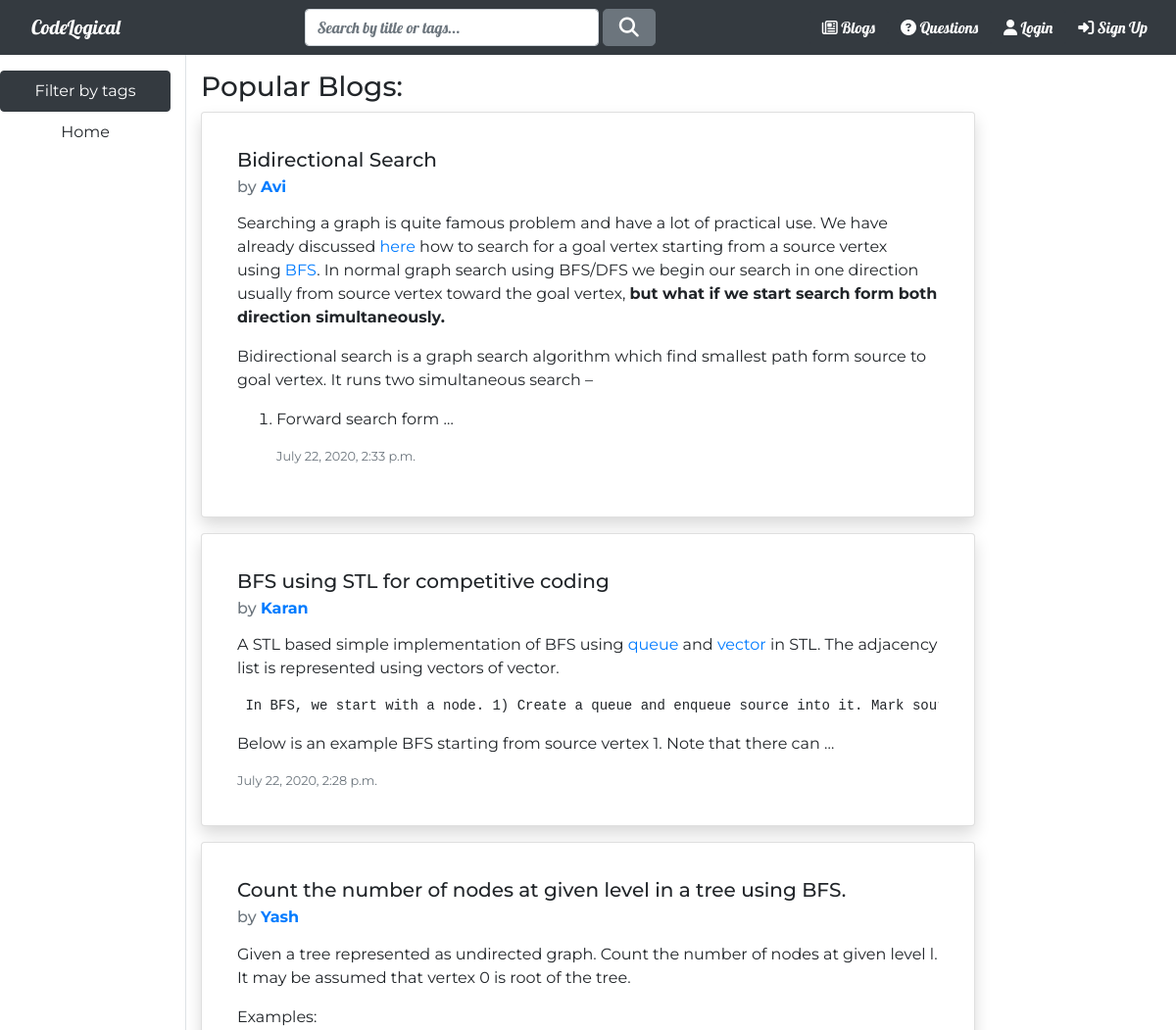
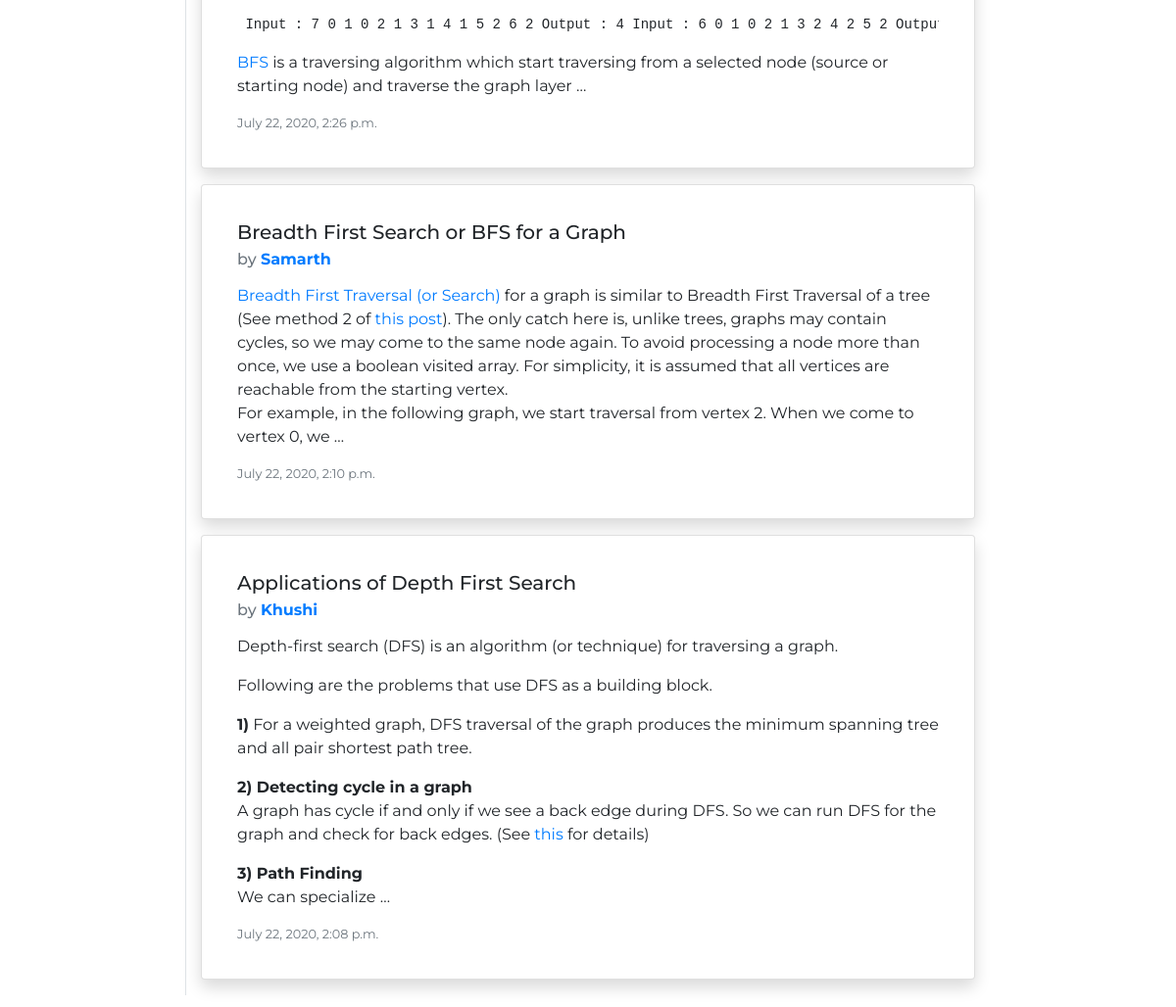
The page / on the database its author committed (2 pictures, top to bottom).
### blog/models.py (models this page shows, shortened)
class Blog(models.Model):
    title=models.CharField(max_length=100,default="TITLE")
    content=RichTextField(default="CONTENT",blank=True,null=True)
    posted_on=models.DateTimeField(null=True,blank=True)
    author=models.ForeignKey(User,on_delete=models.CASCADE,null=True,blank=True)
    tags = TaggableManager()

### blog/views.py (the view)
# urls.py: path('',home,name='home'),
def home(request):
    if request.POST:
        query=request.POST['title']
        print(query)
        return redirect('search-result',query)
    searchform=SearchForm()
    blogs=Blog.objects.all().order_by('-posted_on')[:5]
    return render(request,'blog/home.html',{'blogs':blogs,'searchform':searchform})

### blog/forms.py
class SearchForm(forms.Form):
    title=forms.CharField(max_length=100,label="Search")

### blog/templates/blog/home.html (shortened to what this page needs)
{% extends "blog/base.html" %}
{% block space %}
<div class="row flex-xl-nowrap">
    <div class="col-12 col-md-3 col-xl-2 bd-sidebar border-right align-items-center">
        <nav class="nav flex-column sticky-top sidebar pt-3">
            <li class="nav-item">
                <a class="nav-link btn btn-dark " href="{% url 'tag-list-blogs' %}">Filter by tags</a>
            </li>
            <li class="nav-item">
                <a class="nav-link btn " href="{% url 'home' %}" tabindex="-1" aria-disabled="true">Home</a>
            </li>
        </nav>
    </div>
    <div class="col-sm-12 col-md-8 col-lg-8 pt-3" style="width:auto">
        <h3>Popular Blogs:</h3>
        <div>
            {% for blog in blogs %}
                <div class="card shadow p-3 mb-3 bg-white rounded ">
                    <div class="card-body">
                        <h5 class="card-title">{{ blog.title }}</h5>
                        <h6 class="card-subtitle mb-2 text-muted">by <a style="position: relative;" href="{% url 'profile'  blog.author.id %}" class="text-decoration-none"><strong>{{ blog.author }}</strong></a> </h6>
                        <p class="card-text">{{ blog.content|safe|truncatewords:90 }}</p>
                        <p class="card-text"><small class="text-muted">{{ blog.posted_on }}</small></p>
                    </div>
                </div>
            {% endfor %}
        </div>
    </div>
</div>
{% endblock %}

### blog/static/css/styles.css (style rules this page uses)
.card { margin-bottom: 15px; }

### rows shown on the page
Blog: title "Bidirectional Search", author "Avi", content "Searching a graph is quite famous problem and have a lot of practical use. We have already discussed here how to search for a goal vertex starting from a source vertex using BFS . In normal graph search using BFS/DFS we begin our search in one direction usually from source vertex toward the goal vertex, but what if we start search form both direction simultaneously. Bidirectional search is a graph search algorithm which find smallest path form source to goal vertex. It runs two simultaneous search – Forward search form …", posted_on "July 22, 2020, 2:33 p.m."
Blog: title "BFS using STL for competitive coding", author "Karan", content "A STL based simple implementation of BFS using queue and vector in STL. The adjacency list is represented using vectors of vector. In BFS, we start with a node. 1) Create a queue and enqueue source into it. Mark Below is an example BFS starting from source vertex 1. Note that there can …", posted_on "July 22, 2020, 2:28 p.m."
Blog: title "Count the number of nodes at given level in a tree using BFS.", author "Yash", content "Given a tree represented as undirected graph. Count the number of nodes at given level l. It may be assumed that vertex 0 is root of the tree. Examples: Input : 7 0 1 0 2 1 3 1 4 1 5 2 6 2 Output : 4 Input : 6 0 1 0 2 1 3 2 4 2 5 2 BFS is a traversing algorithm which start traversing from a selected node (source or starting node) and traverse the graph layer …", posted_on "July 22, 2020, 2:26 p.m."
Blog: title "Breadth First Search or BFS for a Graph", author "Samarth", content "Breadth First Traversal (or Search) for a graph is similar to Breadth First Traversal of a tree (See method 2 of this post ). The only catch here is, unlike trees, graphs may contain cycles, so we may come to the same node again. To avoid processing a node more than once, we use a boolean visited array. For simplicity, it is assumed that all vertices are reachable from the starting vertex. For example, in the following graph, we start traversal from vertex 2. When we come to vertex 0, we …", posted_on "July 22, 2020, 2:10 p.m."
Blog: title "Applications of Depth First Search", author "Khushi", content "Depth-first search (DFS) is an algorithm (or technique) for traversing a graph. Following are the problems that use DFS as a building block. 1) For a weighted graph, DFS traversal of the graph produces the minimum spanning tree and all pair shortest path tree. 2) Detecting cycle in a graph A graph has cycle if and only if we see a back edge during DFS. So we can run DFS for the graph and check for back edges. (See this for details) 3) Path Finding We can specialize …", posted_on "July 22, 2020, 2:08 p.m."
